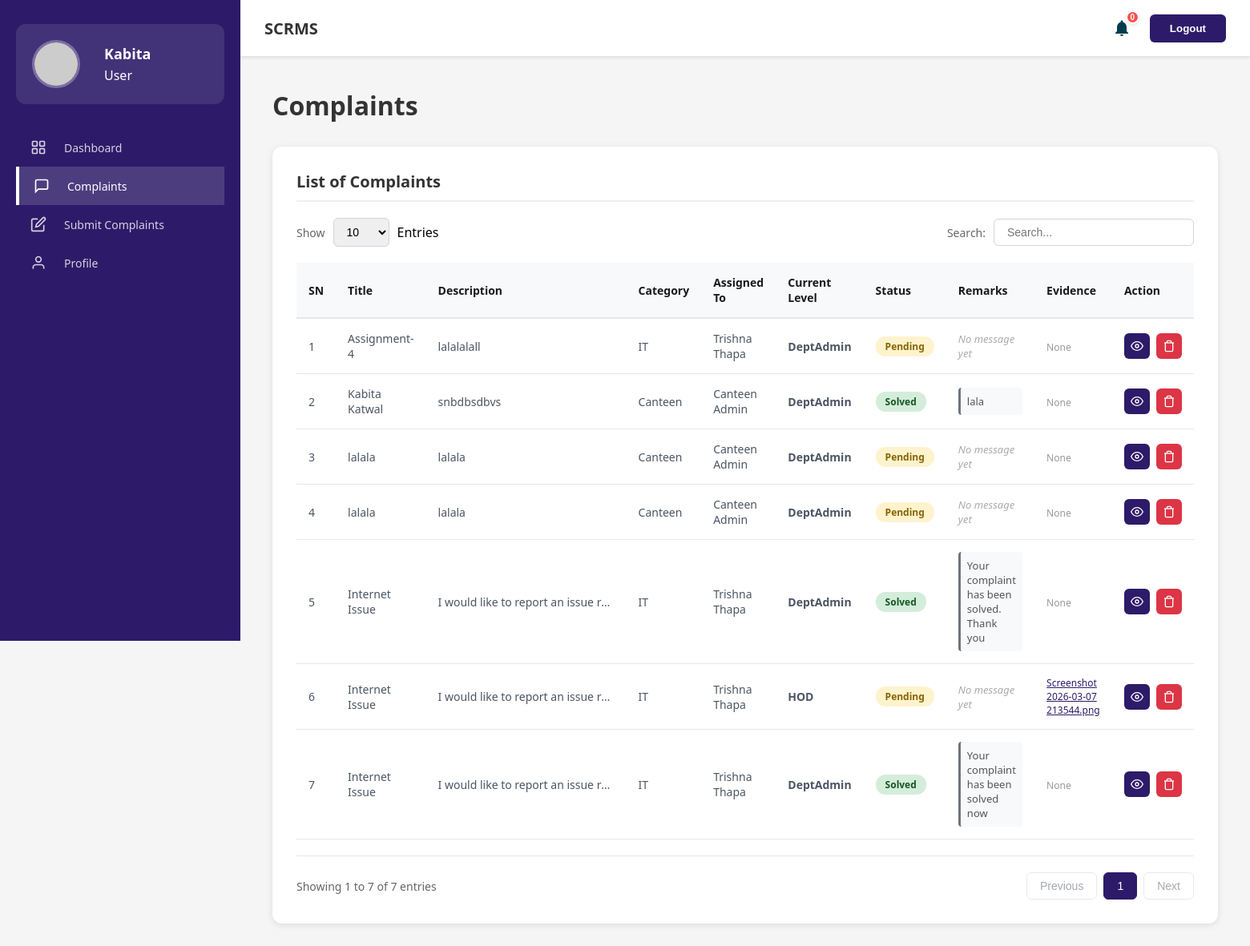
The app's page /User/user-complaints.php (signed in) with its own data.
### tables this page shows
CREATE TABLE `complaints` (
  `complaint_id` int(11) NOT NULL,
  `user_id` int(11) DEFAULT NULL,
  `category_id` int(11) DEFAULT NULL,
  `status_id` int(11) DEFAULT NULL,
  `title` varchar(255) DEFAULT NULL,
  `description` text DEFAULT NULL,
  `batch` varchar(20) DEFAULT NULL,
  `is_anonymous` tinyint(1) DEFAULT 0,
  `assigned_to` int(11) DEFAULT NULL,
  `evidence_file` longblob DEFAULT NULL,
  `incident_date` date NOT NULL,
  `created_at` timestamp NOT NULL DEFAULT current_timestamp(),
  `updated_at` timestamp NOT NULL DEFAULT current_timestamp() ON UPDATE current_timestamp(),
  `final_status_message` text DEFAULT NULL,
  `assigned_role` varchar(20) DEFAULT 'DeptAdmin'
);

CREATE TABLE `complaint_categories` (
  `category_id` int(11) NOT NULL,
  `category_name` varchar(255) DEFAULT NULL,
  `description` text DEFAULT NULL
);

CREATE TABLE `complaint_statuses` (
  `status_id` int(11) NOT NULL,
  `status_label` varchar(255) DEFAULT NULL,
  `status_message` text DEFAULT NULL
);

CREATE TABLE `complaint_attachments` (
  `attachment_id` int(11) NOT NULL,
  `complaint_id` int(11) DEFAULT NULL,
  `file_name` varchar(255) DEFAULT NULL,
  `file_type` varchar(100) DEFAULT NULL,
  `file_data` longblob DEFAULT NULL
);

### User/user-complaints.php (the view, shortened to what this page needs)
<?php
require_once '../Database/db-config.php';
$userId = $_SESSION['user_id'];
$complaints = [];
$sql = "SELECT c.*, cat.category_name, s.status_label, s.status_message,
               CONCAT(u.first_name, ' ', u.last_name) as assigned_head
        FROM complaints c
        LEFT JOIN complaint_categories cat ON c.category_id = cat.category_id
        LEFT JOIN complaint_statuses s ON c.status_id = s.status_id
        LEFT JOIN users u ON u.assigned_category = c.category_id AND u.role = 'DeptAdmin'
        WHERE c.user_id = ?
        ORDER BY c.created_at DESC";
$stmt = $conn->prepare($sql);
if ($stmt) {
    $stmt->bind_param("i", $userId);
    $stmt->execute();
    $res = $stmt->get_result();
    while ($row = $res->fetch_assoc()) {
        $compId = $row['complaint_id'];
        $row['attachments'] = [];
        $attStmt = $conn->prepare("SELECT attachment_id, file_name FROM complaint_attachments WHERE complaint_id = ?");
        $attStmt->bind_param("i", $compId);
        $attStmt->execute();
        $attRes = $attStmt->get_result();
        while ($attRow = $attRes->fetch_assoc()) {
            $row['attachments'][] = $attRow;
        }
        $complaints[] = $row;
    }
}
?>
<!DOCTYPE html>
<html lang="en">
<head>
    <link rel="stylesheet" href="../Assets/Css/admin-dashboard.css">
    <link rel="stylesheet" href="../Assets/css/user-complaints.css">
</head>
<body>
    <?php include '../Includes/header.php'; ?>
    <?php include '../Includes/sidebar.php'; ?>
    <div class="main-container">
        <main class="main-content">
            <h1 class="page-title">Complaints</h1>
            <div class="complaints-container">
                <h2 class="section-title">List of Complaints</h2>
                <div class="table-controls">
                    <div class="entries-control">
                        <label>Show</label>
                        <select id="entriesSelect">
                            <option value="10">10</option>
                        </select>
                        <span>Entries</span>
                    </div>
                    <div class="search-control">
                        <label>Search:</label>
                        <input type="text" id="searchInput" placeholder="Search...">
                    </div>
                </div>
                <div class="table-wrapper">
                    <table id="complaintsTable">
                        <thead>
                            <tr>
                                <th>SN</th>
                                <th>Title</th>
                                <th>Description</th>
                                <th>Category</th>
                                <th>Assigned To</th>
                                <th>Current Level</th>
                                <th>Status</th>
                                <th>Remarks</th>
                                <th>Evidence</th>
                                <th>Action</th>
                            </tr>
                        </thead>
                        <tbody id="tableBody">
                            <?php if (empty($complaints)): ?>
                                <tr>
                                    <td colspan="10" style="text-align: center;">You haven't submitted any complaints yet.</td>
                                </tr>
                            <?php else: ?>
                                <?php foreach ($complaints as $index => $c): ?>
                                    <tr>
                                        <td><?php echo $index + 1; ?></td>
                                        <td><?php echo htmlspecialchars($c['title']); ?></td>
                                        <td class="description-text" title="<?php echo htmlspecialchars($c['description']); ?>">
                                            <?php echo htmlspecialchars($c['description']); ?>
                                        </td>
                                        <td><?php echo htmlspecialchars($c['category_name'] ?? 'Other'); ?></td>
                                        <td>
                                            <?php
                                                $assigned = trim($c['assigned_head'] ?? '');
                                                echo !empty($assigned) ? htmlspecialchars($assigned) : '<span style="color: #999; font-style: italic;">Not Assigned</span>';
                                            ?>
                                        </td>
                                        <td>
                                            <span style="font-weight: 600; color: #4b5563;">
                                                <?php echo htmlspecialchars(trim($c['assigned_role'] ?? 'DeptAdmin')); ?>
                                            </span>
                                        </td>
                                        <td>
                                            <?php
                                            $statusClass = 'status-pending';
                                            $status = $c['status_label'] ?? 'Pending';
                                            if (stripos($status, 'Solved') !== false || stripos($status, 'Fixed') !== false) $statusClass = 'status-solved';
                                            ?>
                                            <span class="status-badge <?php echo $statusClass; ?>" title="<?php echo htmlspecialchars($c['status_message'] ?? ''); ?>">
                                                <?php echo htmlspecialchars($status); ?>
                                            </span>
                                        </td>
                                        <td style="font-size: 13px; color: #555; max-width: 250px;">
                                            <?php if (!empty($c['final_status_message'])): ?>
                                                <div style="background: #f8f9fa; padding: 8px; border-radius: 4px; border-left: 3px solid #6c757d;">
                                                    <?php echo htmlspecialchars($c['final_status_message']); ?>
                                                </div>
                                            <?php else: ?>
                                                <span style="font-style: italic; color: #aaa;">No message yet</span>
                                            <?php endif; ?>
                                        </td>
                                        <td>
                                            <?php if (!empty($c['attachments'])): ?>
                                                <div style="display: flex; flex-direction: column; gap: 2px;">
                                                    <?php foreach ($c['attachments'] as $att): ?>
                                                        <a href="../Includes/view-attachment.php?id=<?php echo $att['attachment_id']; ?>" target="_blank" style="font-size: 12px; color: #2D1B69; text-decoration: underline;">
                                                            <?php echo htmlspecialchars($att['file_name']); ?>
                                                        </a>
                                                    <?php endforeach; ?>
                                                </div>
                                            <?php else: ?>
                                                <span style="font-size: 12px; color: #999;">None</span>
                                            <?php endif; ?>
                                        </td>
                                        <td>
                                            <div class="action-buttons">
                                                <button class="action-btn view-btn" title="View Details"
                                                        data-id="<?php echo $c['complaint_id']; ?>"
                                                        data-title="<?php echo htmlspecialchars($c['title']); ?>"
                                                        data-desc="<?php echo htmlspecialchars($c['description']); ?>"
                                                        data-cat="<?php echo htmlspecialchars($c['category_name'] ?? 'Other'); ?>"
                                                        data-batch="<?php echo htmlspecialchars($c['batch'] ?? ''); ?>"
                                                        data-date="<?php echo date('M d, Y', strtotime($c['created_at'])); ?>"
                                                        data-status="<?php echo htmlspecialchars($status); ?>"
                                                        data-message="<?php echo htmlspecialchars($c['final_status_message'] ?? 'No message yet'); ?>"
                                                        data-assigned="<?php
                                                            $assigned = trim($c['assigned_head'] ?? '');
                                                            echo !empty($assigned) ? htmlspecialchars($assigned) : 'Not Assigned';
                                                        ?>"
                                                        data-level="<?php
                                                            $level = trim($c['assigned_role'] ?? 'DeptAdmin');
                                                            echo htmlspecialchars($level);
                                                        ?>">
                                                    <svg width="16" height="16" viewBox="0 0 24 24" fill="none" stroke="currentColor" stroke-width="2">
                                                        <path d="M1 12s4-8 11-8 11 8 11 8-4 8-11 8-11-8-11-8z"></path>
                                                        <circle cx="12" cy="12" r="3"></circle>
                                                    </svg>
                                                </button>
                                                <button class="action-btn delete-btn" title="Delete" data-id="<?php echo $c['complaint_id']; ?>">
                                                    <svg width="16" height="16" viewBox="0 0 24 24" fill="none" stroke="currentColor" stroke-width="2">
                                                        <polyline points="3 6 5 6 21 6"></polyline>
                                                        <path d="M19 6v14a2 2 0 0 1-2 2H7a2 2 0 0 1-2-2V6m3 0V4a2 2 0 0 1 2-2h4a2 2 0 0 1 2 2v2"></path>
                                                    </svg>
                                                </button>
                                            </div>
                                        </td>
                                    </tr>
                                <?php endforeach; ?>
                            <?php endif; ?>
                        </tbody>
                    </table>
                </div>
                <div class="table-footer">
                    <div class="entries-info" id="entriesInfo">Showing <?php echo count($complaints); ?> entries</div>
                    <div class="pagination">
                        <button class="page-btn" id="prevBtn">Previous</button>
                        <button class="page-btn active">1</button>
                        <button class="page-btn" id="nextBtn">Next</button>
                    </div>
                </div>
            </div>
        </main>
    </div>
</body>
</html>

### records on screen
complaints: title "Assignment-4", description "lalalalall", category.category_name "IT", assigned "Trishna Thapa", assigned_role "DeptAdmin", status.status_label "Pending", shows "No message yet", shows "None"
complaints: title "Kabita Katwal", description "snbdbsdbvs", category.category_name "Canteen", assigned "Canteen Admin", assigned_role "DeptAdmin", status.status_label "Solved", final_status_message "lala", shows "None"
complaints: title "lalala", description "lalala", category.category_name "Canteen", assigned "Canteen Admin", assigned_role "DeptAdmin", status.status_label "Pending", shows "No message yet", shows "None"
complaints: title "lalala", description "lalala", category.category_name "Canteen", assigned "Canteen Admin", assigned_role "DeptAdmin", status.status_label "Pending", shows "No message yet", shows "None"
complaints: title "Internet Issue", description "I would like to report an issue r…", category.category_name "IT", assigned "Trishna Thapa", assigned_role "DeptAdmin", status.status_label "Solved", final_status_message "Your complaint has been solved. Thank you", shows "None"
complaints: title "Internet Issue", description "I would like to report an issue r…", category.category_name "IT", assigned "Trishna Thapa", assigned_role "HOD", status.status_label "Pending", shows "No message yet"
complaint_attachments: file_name "Screenshot 2026-03-07 213544.png"
complaints: title "Internet Issue", description "I would like to report an issue r…", category.category_name "IT", assigned "Trishna Thapa", assigned_role "DeptAdmin", status.status_label "Solved", final_status_message "Your complaint has been solved now", shows "None"

### other values on screen
$full_name ?: 'Unknown' "Kabita"
$display_role "User"
